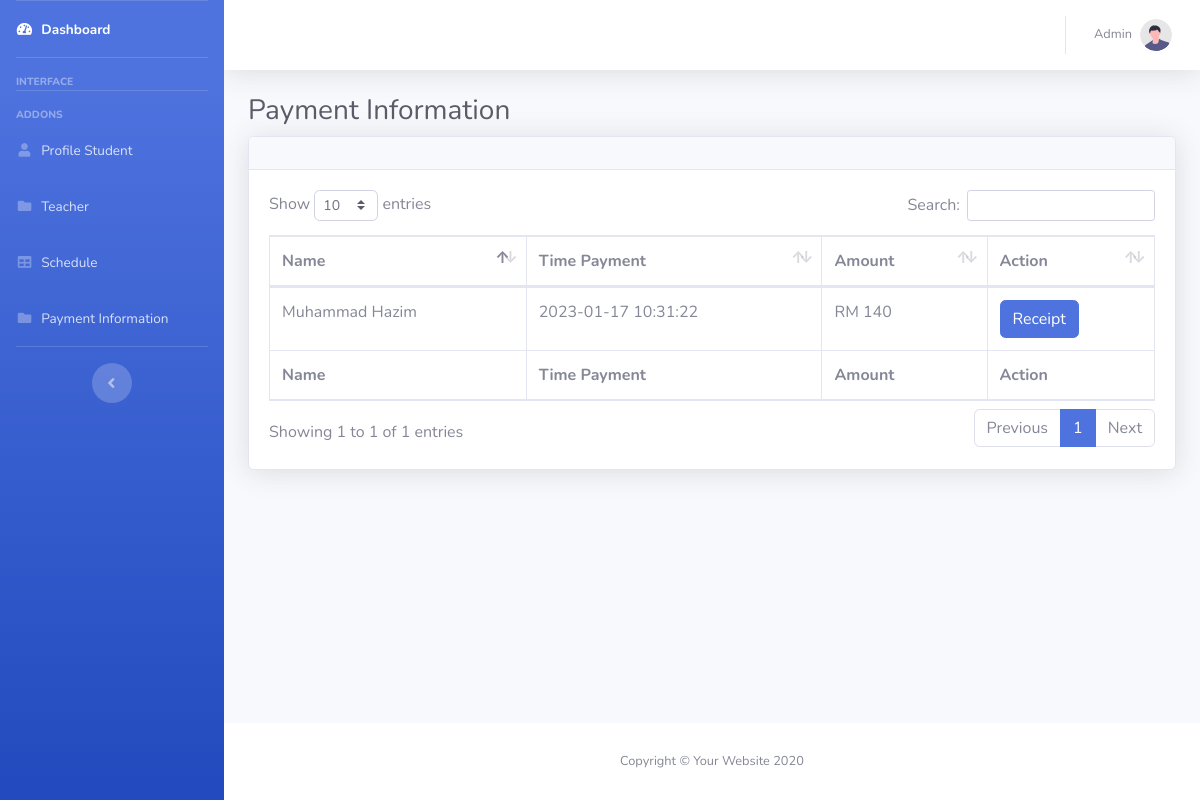
Screenshot of /admin/payment.php with the database file from the repository.
### tables this page shows
CREATE TABLE `payment` (
  `payment_id` int(11) NOT NULL,
  `student_id` varchar(255) NOT NULL,
  `card_name` varchar(255) NOT NULL,
  `card_number` varchar(255) NOT NULL,
  `card_type` varchar(255) NOT NULL,
  `expiry` varchar(255) NOT NULL,
  `CVV` varchar(255) NOT NULL,
  `amount` varchar(255) NOT NULL,
  `time_payment` varchar(255) NOT NULL DEFAULT current_timestamp()
);

CREATE TABLE `user` (
  `student_id` int(11) NOT NULL,
  `name` varchar(255) NOT NULL,
  `email` varchar(255) NOT NULL,
  `IC` varchar(255) NOT NULL,
  `address` varchar(255) NOT NULL,
  `date_birth` varchar(255) NOT NULL,
  `gender` varchar(255) NOT NULL,
  `education_level` varchar(255) NOT NULL,
  `password` varchar(255) NOT NULL
);

### admin/payment.php (the view, shortened to what this page needs)
<?php
include '../include/config.php';
$select_user = mysqli_query($connect,"SELECT *  FROM  user JOIN payment ON user.student_id = payment.student_id");
?>
<!DOCTYPE html>
<html lang="en">
<head>
    <link href="vendor/fontawesome-free/css/all.min.css" rel="stylesheet" type="text/css">
    <link href="css/sb-admin-2.min.css" rel="stylesheet">
    <link href="vendor/datatables/dataTables.bootstrap4.min.css" rel="stylesheet">
</head>
<body id="page-top">
    <div id="wrapper">
         <ul class="navbar-nav bg-gradient-primary sidebar sidebar-dark accordion" id="accordionSidebar">
            <li class="nav-item active">
                <a class="nav-link" href="index.php">
                    <i class="fas fa-fw fa-tachometer-alt"></i>
                    <span>Dashboard</span></a>
            </li>
            <hr class="sidebar-divider">
            <div class="sidebar-heading">
                Interface
            </div>
            <hr class="sidebar-divider">
            <div class="sidebar-heading">
                Addons
            </div>
            <li class="nav-item">
                <a class="nav-link" href="student.php">
                    <i class="fas fa-fw fa-user"></i>
                    <span>Profile Student</span></a>
            </li>
            <li class="nav-item">
                <a class="nav-link" href="teacher.php">
                    <i class="fas fa-fw fa-folder"></i>
                    <span>Teacher</span></a>
            </li>
            <li class="nav-item">
                <a class="nav-link" href="schedule.php">
                    <i class="fas fa-fw fa-table"></i>
                    <span>Schedule</span></a>
            </li>
            <li class="nav-item">
                <a class="nav-link" href="payment.php">
                    <i class="fas fa-fw fa-folder"></i>
                    <span>Payment Information</span></a>
            </li>
            <hr class="sidebar-divider d-none d-md-block">
            <div class="text-center d-none d-md-inline">
                <button class="rounded-circle border-0" id="sidebarToggle"></button>
            </div>
        </ul>
        <div id="content-wrapper" class="d-flex flex-column">
            <div id="content">
                <nav class="navbar navbar-expand navbar-light bg-white topbar mb-4 static-top shadow">
                    <ul class="navbar-nav ml-auto">
                        <li class="nav-item dropdown no-arrow">
                            <a class="nav-link dropdown-toggle" href="#" id="userDropdown" role="button"
                                data-toggle="dropdown" aria-haspopup="true" aria-expanded="false">
                                <span class="mr-2 d-none d-lg-inline text-gray-600 small">Admin</span>
                                <img class="img-profile rounded-circle"
                                    src="img/undraw_profile.svg">
                            </a>
                        </li>
                    </ul>
                </nav>
                <div class="container-fluid">
                    <h1 class="h3 mb-2 text-gray-800">Payment Information</h1>
                    <div class="card shadow mb-4">
                        <div class="card-header py-3">
                        </div>
                        <div class="card-body">
                            <div class="table-responsive">
                                <table class="table table-bordered" id="dataTable" width="100%" cellspacing="0">
                                    <thead>
                                        <tr>
                                        <th>Name </th>
                                            <th>Time Payment</th>
                                            <th>Amount</th>
                                            <th>Action</th>
                                        </tr>
                                    </thead>
                                    <tfoot>
                                        <tr>
                                            <th>Name </th>
                                            <th>Time Payment</th>
                                            <th>Amount</th>
                                            <th>Action</th>
                                        </tr>
                                    </tfoot>
                                    <tbody>
                                        <?php  while($row =mysqli_fetch_assoc($select_user)) { ?>
                                        <tr>
                                            <td><?= $row['name'] ?></td>
                                            <td><?=  $row['time_payment']?></td>
                                            <td>RM <?= $row['amount'] ?></td>
        <td> <a href="receipt.php?user_id=<?= $row['student_id'] ?>" class="btn btn-primary">Receipt</a></td>
                                        </tr>
                                        <?php } ?>
                                    </tbody>
                                </table>
                            </div>
                        </div>
                    </div>
                </div>
            </div>
            <footer class="sticky-footer bg-white">
                <div class="container my-auto">
                    <div class="copyright text-center my-auto">
                        <span>Copyright &copy; Your Website 2020</span>
                    </div>
                </div>
            </footer>
        </div>
    </div>
</body>
</html>

### rows the page displays
payment: student.name "Muhammad Hazim", time_payment "2023-01-17 10:31:22", amount "140"
